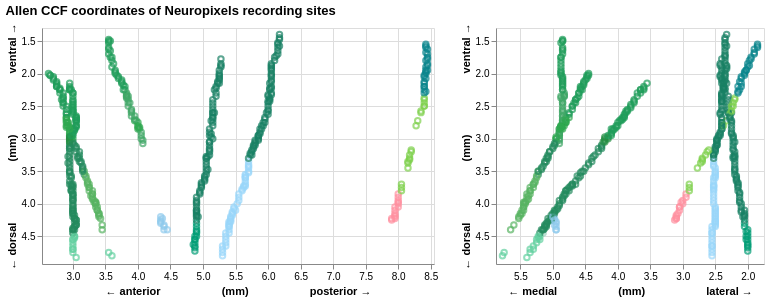

This figure's notebook cell:
### Markdown cell above
Let's visualize the location of all the recording sites that picked up units (excluding units labeled as "noise"):

### Code cell
import lazynwb_utils

with alt.renderers.enable('default'):
    display(lazynwb_utils.plot_ccf_coordinates(units_lf))

### Figure 1 — Vega-Lite specification as saved in the notebook (floating-point values rounded to 4 significant figures; data arrays with more than 128 entries replaced by an {"elided": "..."} marker saying what was removed)
{"config": {"view": {"continuousWidth": 300, "continuousHeight": 300}}, "hconcat": [{"mark": {"type": "point"}, "encoding": {"color": {"field": "structure", "legend": null, "scale": {"domain": ["ACAd", "ACAv", "CA1", "CA3", "CP", "DG", "FRP", "GU", "ILA", "LGv", "LSr", "MOs", "OLF", "ORBl", "ORBm", "ORBvl", "PL", "SSp", "SSs", "TTd", "VISal", "out of brain"], "range": ["#40A666", "#40A666", "#7ED04B", "#7ED04B", "#98D6F9", "#7ED04B", "#268F45", "#009C75", "#59B363", "#FF909F", "#90CBED", "#1F9D5A", "#9AD2BD", "#248A5E", "#248A5E", "#248A5E", "#2FA850", "#188064", "#188064", "#62D09F", "#08858C", "#999999"]}, "type": "nominal"}, "tooltip": [{"field": "structure", "type": "nominal"}, {"field": "name", "type": "nominal"}, {"field": "unit_id", "type": "nominal"}, {"field": "is_qc_pass", "type": "nominal"}, {"field": "electrode_group_name", "type": "nominal"}], "x": {"axis": {"title": "← anterior                    (mm)                    posterior →"}, "field": "ccf_ap", "scale": {"domain": [2.525, 8.55], "nice": false}, "type": "quantitative"}, "y": {"axis": {"title": "← dorsal                    (mm)                    ventral →"}, "field": "ccf_dv", "scale": {"domain": [1.3, 4.925], "nice": false, "reverse": true}, "type": "quantitative"}}, "height": 236, "width": 392}, {"mark": {"type": "point"}, "encoding": {"color": {"field": "structure", "legend": null, "scale": {"domain": ["ACAd", "ACAv", "CA1", "CA3", "CP", "DG", "FRP", "GU", "ILA", "LGv", "LSr", "MOs", "OLF", "ORBl", "ORBm", "ORBvl", "PL", "SSp", "SSs", "TTd", "VISal", "out of brain"], "range": ["#40A666", "#40A666", "#7ED04B", "#7ED04B", "#98D6F9", "#7ED04B", "#268F45", "#009C75", "#59B363", "#FF909F", "#90CBED", "#1F9D5A", "#9AD2BD", "#248A5E", "#248A5E", "#248A5E", "#2FA850", "#188064", "#188064", "#62D09F", "#08858C", "#999999"]}, "type": "nominal"}, "tooltip": [{"field": "structure", "type": "nominal"}, {"field": "name", "type": "nominal"}, {"field": "unit_id", "type": "nominal"}, {"field": "is_qc_pass", "type": "nominal"}, {"field": "electrode_group_name", "type": "nominal"}], "x": {"axis": {"title": "← medial                    (mm)                    lateral →"}, "field": "ccf_ml", "scale": {"domain": [1.75, 5.875], "nice": false, "reverse": true}, "type": "quantitative"}, "y": {"axis": {"title": "← dorsal                    (mm)                    ventral →"}, "field": "ccf_dv", "scale": {"domain": [1.3, 4.925], "nice": false, "reverse": true}, "type": "quantitative"}}, "height": 236, "width": 268}], "data": {"name": "data-ca54ab0297bc7cabb15e3be907e83824"}, "title": "Allen CCF coordinates of Neuropixels recording sites", "$schema": "https://vega.github.io/schema/vega-lite/v6.4.1.json", "datasets": {"data-ca54ab0297bc7cabb15e3be907e83824": {"elided": "554 records"}}}
